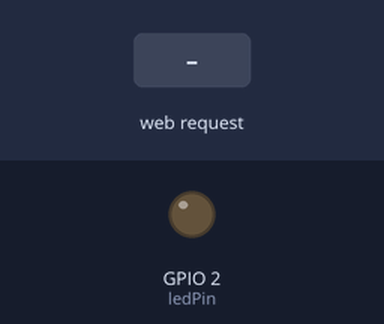
This sketch was run on a simulated ESP8266 (NodeMCU). Shown: output pins drawn as LEDs (lit = HIGH). Inputs (shaded band) come from the test bench. WiFi joins after 1.5 s; servers stay silent unless stated; what the sketch prints to the serial monitor is not drawn.

Above: at 2.7 s.
2.8 s: HTTP request GET /?do=OFF received
At 4.0 s:
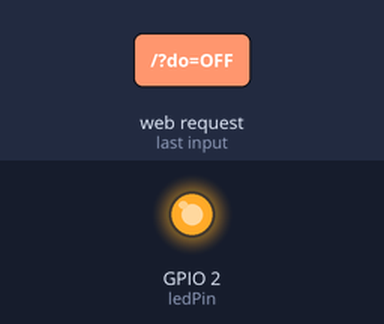
4.3 s: HTTP request GET /?do=ON received
At 5.2 s:
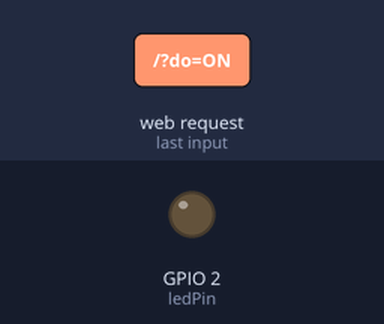
Timing chart, 0 to 7.3 s (numbered marks = the images above; inputs shaded):
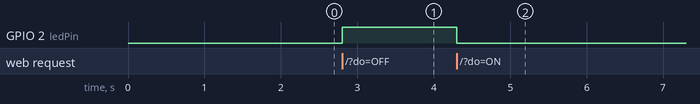

Measured:
- after the input at 2.8 s, GPIO 2 (ledPin): LOW → HIGH at once
- after the input at 4.3 s, GPIO 2 (ledPin): HIGH → LOW at once

The sketch:

2-0_WIFIWebPlc01.ino
```cpp
/*
 ip로 접속
 버튼으로 PLC 제어
 */
#include <ESP8266WiFi.h>

const char* ssid = "i2r";
const char* password = "00000000";

const int ledPin =  2;
boolean bLED = false;
String s;

// Create an instance of the server
// specify the port to listen on as an argument
WiFiServer server(80);

void setup() {
  // set the digital pin as output:
  pinMode(ledPin, OUTPUT);

  Serial.begin(9600);
  delay(10);

  // Connect to WiFi network
  Serial.println();
  Serial.println();
  Serial.print("Connecting to ");
  Serial.println(ssid);

  WiFi.begin(ssid, password);

  while (WiFi.status() != WL_CONNECTED) {
    delay(500);
    Serial.print(".");
  }
  Serial.println("");
  Serial.println("WiFi connected");

  // Start the server
  server.begin();
  Serial.println("Server started");

  // Print the IP address
  Serial.println(WiFi.localIP());
}

void loop() {

  // Check if a client has connected
  WiFiClient client = server.available();
  if (!client) {
    return;
  }

  Serial.println("new client");

  // Read the first line of the request
  String req = client.readStringUntil('\r');
  Serial.println(req);
  client.flush();

  // Match the request
  if (req.indexOf("/?do=ON") > 0) {
    bLED = true;
    digitalWrite(ledPin, LOW);
    //s=String.Format("%c",0x05,"00WSS0004%PW40003","%c",0x05);
    s = "\0";
    s +=char(5);
    s += "00WSS0104%PW4000F";
    s +=char(4);
    Serial.print(s);
    //Serial.println(F("LED is ON"));
  }
  else if (req.indexOf("/?do=OFF") > 0) {
    bLED = false;
    digitalWrite(ledPin, HIGH);
    s = "\0";
    s +=char(5);
    s += "00WSS0104%PW40000";
    s +=char(4);
    Serial.print(s);
    //Serial.println(F("LED is OFF"));
  }

  // Prepare the response
  //표준 http 응답 헤더 전송 시작
          client.println("HTTP/1.1 200 OK");
          client.println("Content-Type: text/html");
          client.println();

          //본문(상황에 맞는 웹 페이지) 전달
          //client.println("<!DOCTYPE HTML>");, HTML5 사용시
          client.println("<html>");  //웹 페이지 작성은 HTML사용
          client.println("<body>");
   //색 선택 부분 만들기
          client.println("<br />");
          //client.println(F("<form method=\"post\">"));
          client.println(F("<form method=\"get\">"));
          if(!bLED) {
            bLED=true;
            //bLED=false;
            client.println(F("<input type=\"hidden\" name=\"do\" value=\"ON\">"));
            client.println(F("<input type=\"button\" name=\"button1\" value=\"PLC ON\" onclick=\"submit();\" style=\"height:150px; width:300px;  font-size:50px; \" >"));
          }
          else {
            //bLED=true;
            bLED=false;
            client.println(F("<input type=\"hidden\" name=\"do\" value=\"OFF\">"));
            client.println(F("<input type=\"button\" name=\"button1\" value=\"PLC OFF\" onclick=\"submit();\" style=\"height:150px; width:300px;  font-size:50px; \" >"));
          }
          client.println(F("</form>"));

          client.println("</body>");
          client.println("</html>");


  delay(1);
  Serial.println("Client disonnected");
}
```
